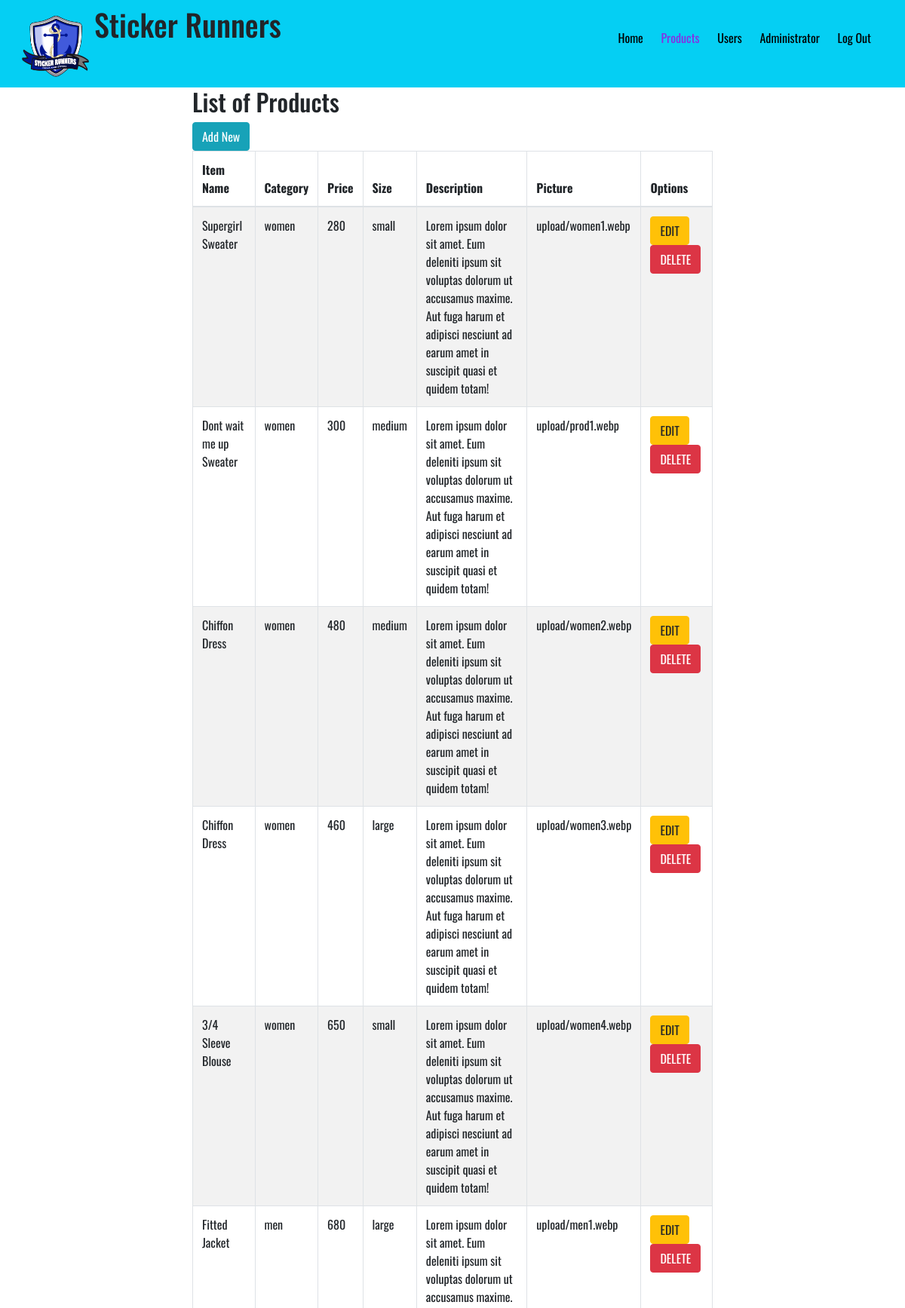
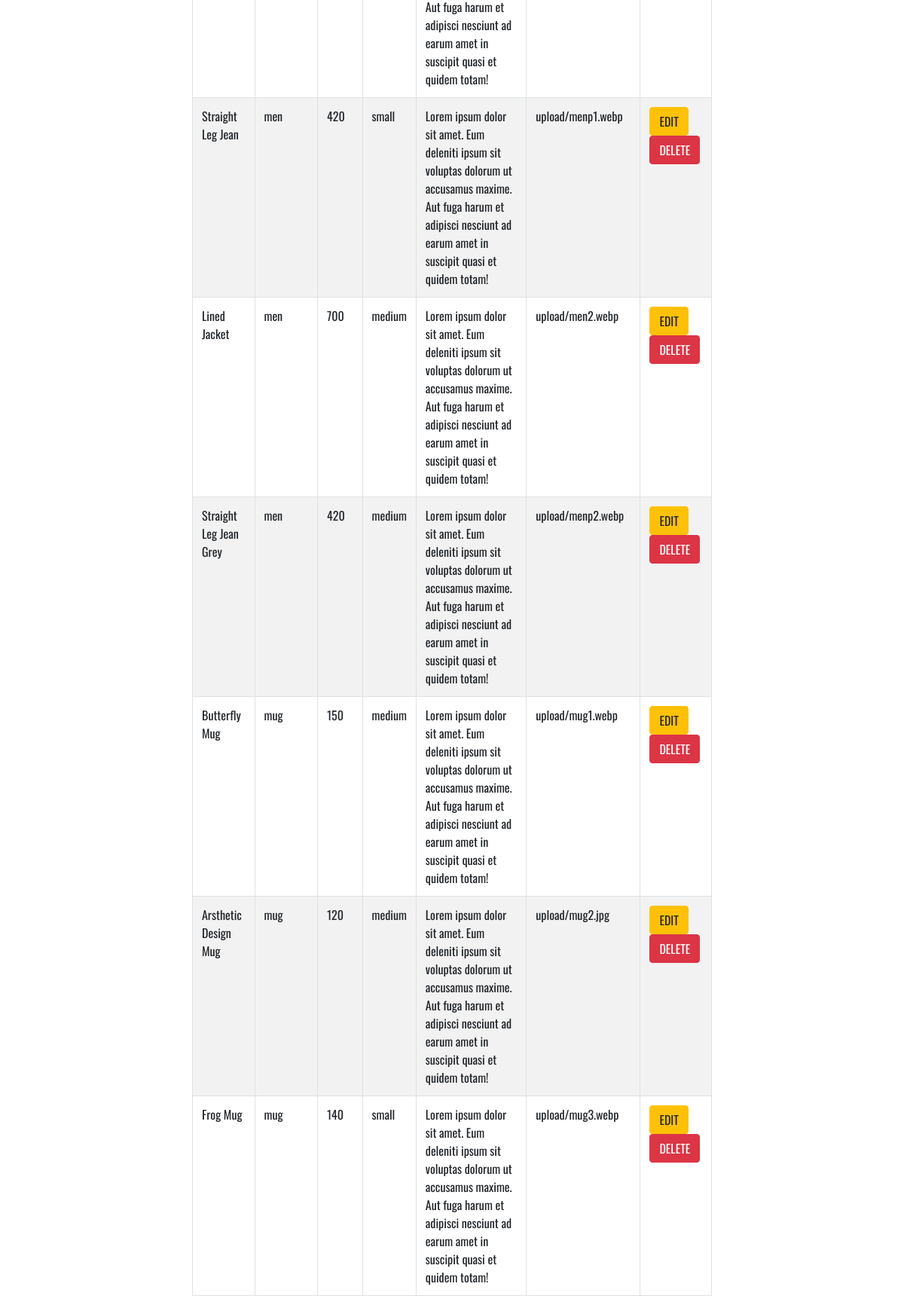
Screenshot of /adminproduct.php (signed in) with the database file from the repository (2 pictures, top to bottom).
### tables this page shows
CREATE TABLE `item` (
  `prodID` int(11) NOT NULL,
  `category` varchar(100) NOT NULL,
  `price` int(11) NOT NULL,
  `size` varchar(255) NOT NULL,
  `description` text NOT NULL,
  `itemName` varchar(100) NOT NULL,
  `picture` varchar(100) NOT NULL
);

### adminsession.php (called while the page is built, shortened)
<?php
include("includes/database.php");
$id = $_SESSION['id'];
$query=mysqli_query ($con,"SELECT * FROM admin WHERE user_id ='$id'");
$row=mysqli_fetch_array($query);
$username=$row['username'];
?>

### adminproduct.php (the view, shortened to what this page needs)
<!DOCTYPE html>
<html lang="en">
<head>
    <link href="css/bootstrap.min.css" rel="stylesheet">
    <link href="adminprodstyle.css" rel="stylesheet">
</head>
<body>
<?php include ('adminsession.php');?>
<div class="top">
        <div class="navbar">
            <div class="logo">
                <img src="image/logo.png" alt="" width="100px">
                <h1> Sticker Runners</h1>
            </div>
            <nav>
                <ul>
                    <li id="home"><a href="adminhome.php">Home</a></li>
                    <li id="products"><a href="adminproduct.php">Products</a></li>
                    <li id="about"><a href="adminuser.php">Users</a></li>
                    <li><a href="adminprofile.php" title="<?php echo $username ?>"><?php echo $username ?></label></a></li>
                    <li><a href="logout.php" title="Log out">Log Out</a></li>
                </ul>
            </nav>
        </div>
    </div>
    <div class="mid">
            <div class="col-lg-12">
                        <h2>List of Products</h2> <a href="adminadditem.php" type="button" class="btn btn-xs btn-info">Add New</a>
                        <div class="table-responsive">
                            <table class="table table-bordered table-hover table-striped">
                                <thead>
                                    <tr>
                                        <th>Item Name</th>
                                        <th>Category</th>
                                        <th>Price</th>
                                        <th>Size</th>
                                        <th>Description</th>
                                        <th>Picture</th>
                                        <th>Options</th>
                                    </tr>
                                </thead>
                                <tbody>
                                 <?php
                $query = 'SELECT * FROM item';
                    $result = mysqli_query($con, $query);
                        while ($row = mysqli_fetch_assoc($result)) {
                            echo '<tr>';
                            echo '<td>'. $row['itemName'].'</td>';
                            echo '<td>'. $row['category'].'</td>';
                            echo '<td>'. $row['price'].'</td>';
                            echo '<td>'. $row['size'].'</td>';
                            echo '<td>'. $row['description'].'</td>';
                            echo '<td>'. $row['picture'].'</td>';
                            echo '<td> ';
                            echo ' <a  type="button" class="btn btn-xs btn-warning" href="adminedititem.php?id='.$row['prodID'] . '"> EDIT </a> ';
                            echo ' <a  type="button" class="btn btn-xs btn-danger" href="delitem.php?id=' . $row['prodID'] . '">DELETE </a> </td>';
                            echo '</tr> ';
                }
            ?>
                                </tbody>
                            </table>
                        </div>
                    </div>
</body>
</html>

### adminprodstyle.css (style rules this page uses)
* { padding: 0; margin: 0; box-sizing: border-box; }
body { font-family: 'Oswald', sans-serif; }
.top { background-color: rgb(5, 207, 243); margin-bottom: 0; padding-bottom: 0; }
.navbar { display: flex; align-items: center; max-width: 1300vp; margin: 6; padding-left: 25px; padding-right: 25px; }
.logo h1 { float: left; text-align: left; }
.logo img { float: left; }
nav { flex: 1; text-align: right; }
nav ul { list-style-type: none; }
nav ul li { display: inline-block; margin-right: 20px; }
a { text-decoration: none; color: black; }
#products a { color: blueviolet; }
.mid { margin: 0 20%; }

### rows the page displays
item: itemName "Supergirl Sweater", category "women", price "280", size "small", description "Lorem ipsum dolor sit amet. Eum deleniti ipsum sit voluptas dolorum ut accusamus maxime. Aut fuga harum et adipisci nesciunt ad earum amet in suscipit quasi et quidem totam!", picture "upload/women1.webp"
item: itemName "Dont wait me up Sweater", category "women", price "300", size "medium", description "Lorem ipsum dolor sit amet. Eum deleniti ipsum sit voluptas dolorum ut accusamus maxime. Aut fuga harum et adipisci nesciunt ad earum amet in suscipit quasi et quidem totam!", picture "upload/prod1.webp"
item: itemName "Chiffon Dress", category "women", price "480", size "medium", description "Lorem ipsum dolor sit amet. Eum deleniti ipsum sit voluptas dolorum ut accusamus maxime. Aut fuga harum et adipisci nesciunt ad earum amet in suscipit quasi et quidem totam!", picture "upload/women2.webp"
item: itemName "Chiffon Dress", category "women", price "460", size "large", description "Lorem ipsum dolor sit amet. Eum deleniti ipsum sit voluptas dolorum ut accusamus maxime. Aut fuga harum et adipisci nesciunt ad earum amet in suscipit quasi et quidem totam!", picture "upload/women3.webp"
item: itemName "3/4 Sleeve Blouse", category "women", price "650", size "small", description "Lorem ipsum dolor sit amet. Eum deleniti ipsum sit voluptas dolorum ut accusamus maxime. Aut fuga harum et adipisci nesciunt ad earum amet in suscipit quasi et quidem totam!", picture "upload/women4.webp"
item: itemName "Fitted Jacket", category "men", price "680", size "large", description "Lorem ipsum dolor sit amet. Eum deleniti ipsum sit voluptas dolorum ut accusamus maxime. Aut fuga harum et adipisci nesciunt ad earum amet in suscipit quasi et quidem totam!", picture "upload/men1.webp"
item: itemName "Straight Leg Jean", category "men", price "420", size "small", description "Lorem ipsum dolor sit amet. Eum deleniti ipsum sit voluptas dolorum ut accusamus maxime. Aut fuga harum et adipisci nesciunt ad earum amet in suscipit quasi et quidem totam!", picture "upload/menp1.webp"
item: itemName "Lined Jacket", category "men", price "700", size "medium", description "Lorem ipsum dolor sit amet. Eum deleniti ipsum sit voluptas dolorum ut accusamus maxime. Aut fuga harum et adipisci nesciunt ad earum amet in suscipit quasi et quidem totam!", picture "upload/men2.webp"
item: itemName "Straight Leg Jean Grey", category "men", price "420", size "medium", description "Lorem ipsum dolor sit amet. Eum deleniti ipsum sit voluptas dolorum ut accusamus maxime. Aut fuga harum et adipisci nesciunt ad earum amet in suscipit quasi et quidem totam!", picture "upload/menp2.webp"
item: itemName "Butterfly Mug", category "mug", price "150", size "medium", description "Lorem ipsum dolor sit amet. Eum deleniti ipsum sit voluptas dolorum ut accusamus maxime. Aut fuga harum et adipisci nesciunt ad earum amet in suscipit quasi et quidem totam!", picture "upload/mug1.webp"
item: itemName "Arsthetic Design Mug", category "mug", price "120", size "medium", description "Lorem ipsum dolor sit amet. Eum deleniti ipsum sit voluptas dolorum ut accusamus maxime. Aut fuga harum et adipisci nesciunt ad earum amet in suscipit quasi et quidem totam!", picture "upload/mug2.jpg"
item: itemName "Frog Mug", category "mug", price "140", size "small", description "Lorem ipsum dolor sit amet. Eum deleniti ipsum sit voluptas dolorum ut accusamus maxime. Aut fuga harum et adipisci nesciunt ad earum amet in suscipit quasi et quidem totam!", picture "upload/mug3.webp"

### other values shown
$username "Administrator"
